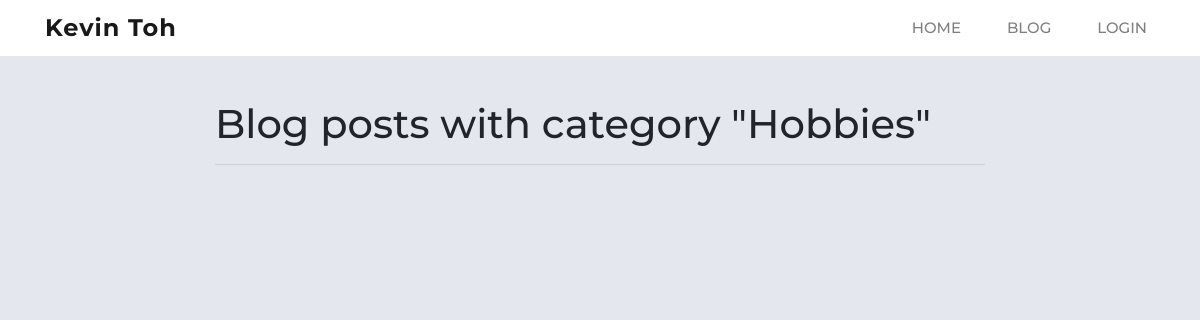
/blog/Hobbies/, run on an earlier commit of the app's database.
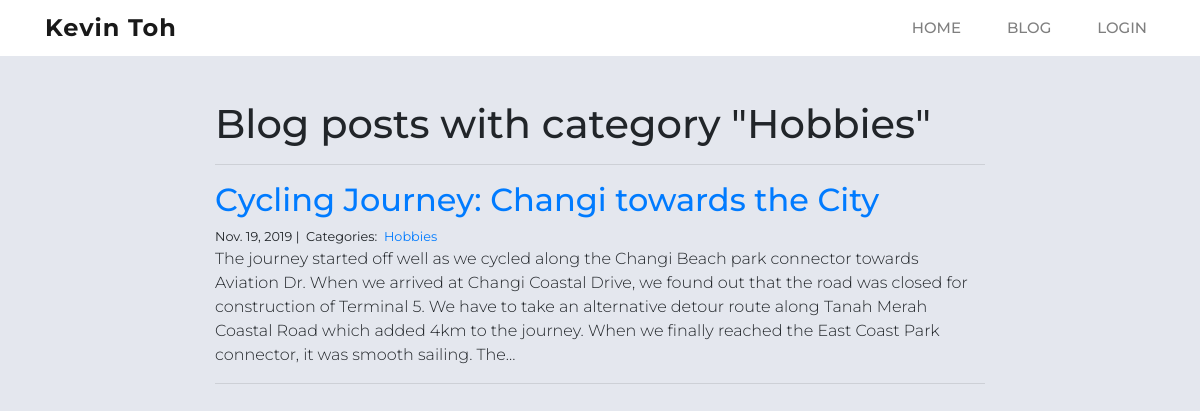
And on a later commit of the database.
### blog/models.py (models this page shows)
class Category(models.Model):
    name = models.CharField(max_length=20)

class Post(models.Model):
    title = models.CharField(max_length=255)
    body = models.TextField()
    created_on = models.DateTimeField(auto_now_add=True)
    last_modified = models.DateTimeField(auto_now=True)
    categories = models.ManyToManyField('Category', related_name='posts')

### blog/views.py (the view)
# urls.py: path("<category>/", views.blog_category, name="blog_category"),
def blog_category(request, category):
    posts = Post.objects.filter(
        categories__name__contains=category
    ).order_by(
        '-created_on'
    )
    context = {
        "category": category,
        "posts": posts
    }
    return render(request, "blog_category.html", context)

### blog/templates/blog_category.html (shortened to what this page needs)
{% extends "base.html" %}
{% block page_content %}
<div class="col-md-8 offset-md-2" id="blog-category-container">
    <h1>Blog posts with category "{{ category | title }}"</h1>
    <hr>
    {% for post in posts %}
    <div class="blog-post wow fadeInUp">
        <h2><a href="{% url 'blog_detail' post.pk%}">{{ post.title }}</a></h2>
        <small>
            {{ post.created_on.date }} |&nbsp;
            Categories:&nbsp;
            {% for category in post.categories.all %}
            <a href="{% url 'blog_category' category.name %}">
                {{ category.name }}
            </a>&nbsp;
            {% endfor %}
        </small>
        <p>{{ post.body | slice:":400" }}...</p>
        <hr>
    </div>
    {% endfor %}
</div>
{% endblock %}

What changed in the data, as far as the page shows it:
added Category: name "Hobbies"
added Post: title "Cycling Journey: Changi towards the City", created_on "Nov. 19, 2019", body "The journey started off well as we cycled along the Changi Beach park connector towards Aviation Dr. When we arrived at Changi Coastal Drive, we found out that the road was closed for construction of Terminal 5. We have to take an alternative detour route along Tanah Merah Coastal Road which added 4km to the journey. When we finally reached the East Coast Park connector, it was smooth sailing. The"
Also different on the page:
{{ category | title }}: "Hobbies" → (not shown)
